Frame 1 (no input): blank canvas, image omitted
Frame 60 (no input): blank canvas, image omitted
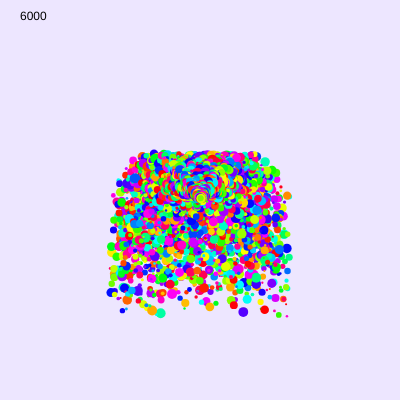
Frame 120 (the mouse pressed at the canvas centre since frame 60)

The p5.js sketch whose frames 1 and 60 were blank and that drew this single picture after the mouse press (run headless with seeded random() and noise() and a simulated clock; from frame 60 on, the mouse is pressed at the canvas centre):

// p5.js sketch
// ── sketch.js
let confettis = [];
let numConfetti = 100;
let backgroundHUE;

function setup() {
  createCanvas(400, 400);
  colorMode(HSB);
  backgroundHUE = random(360);
}

function draw() {
  background(backgroundHUE, 10, 100);

  if(mouseIsPressed == true){
    for(let i = 0; i < numConfetti; i++){
      confettis.push(new Confetti(mouseX, mouseY))
    }
  }
  
  for(let i = 0; i < confettis.length; i++){
    confettis[i].update();
    confettis[i].checkOutCanvas();
    confettis[i].display();
  }

  text(confettis.length,20,20);

  for(let i = 0; i < confettis.length; i++){
    if (confettis[i].onCanvas == false){
        confettis.splice(i,1);
    }
  }


}

class Confetti {
  constructor(startX, startY) {
    this.x = startX;
    this.y = startY;
    this.size = random(2, 10);

    this.speedX = random(-2, 2);
    this.speedY = random(-1, -3); 

    this.cHUE = random(0, 360);

    this.onCanvas = true;

  }

  checkOutCanvas(){
    if(this.y>height){
        this.onCanvas = false;
    }
  }

  update() {
    this.x += this.speedX;
    this.y += this.speedY;
    this.speedY += 0.1;
    this.speedX *= 0.99;
  }

  display() {    
    push();
    translate(this.x, this.y);
    fill(this.cHUE, 100, 100);
    noStroke();
    circle(0, 0, this.size);
    pop();
  }
}
